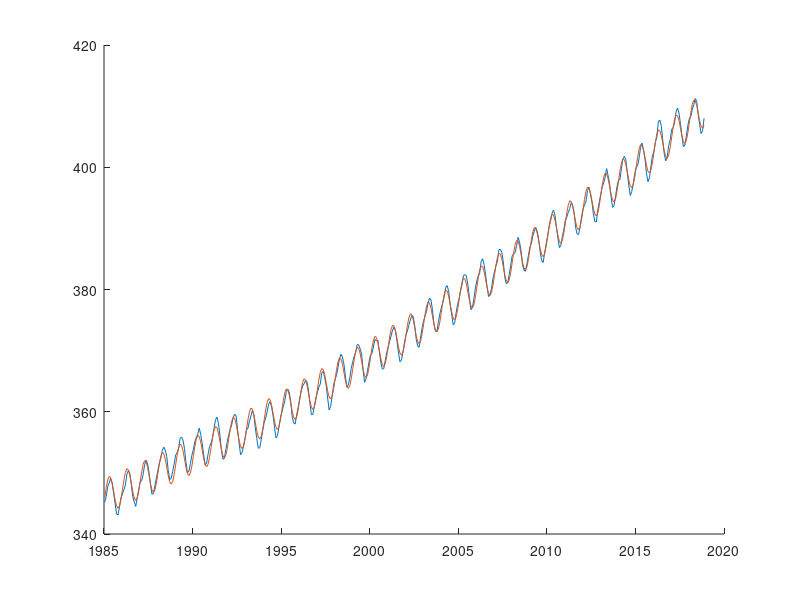

Recreate this plot in MATLAB.
% extract information from file
fid = fopen('data.txt');
tline = fgetl(fid);
x = zeros(1,1);
y = zeros(1,1);
while ischar(tline)
  dat = sscanf(tline, '%f');
  x = [x; dat(3)];
  y = [y; dat(4)];
  tline = fgetl(fid);
end
n = length(x);
x = x(2:n, :);
y = y(2:n, :);
n = n-1;
fclose(fid);

% construct matrix A for function
% f = @(x) a + b*x + c*x^2 + d*sin(2*pi*x) + e*cos(2*pi*x)
A = ones(n, 5);
for i = 1:n
  A(i,2) = x(i);
  A(i,3) = x(i)^2;
  A(i,4) = sin(2*pi*x(i));
  A(i,5) = cos(2*pi*x(i));
end

% r = [a;b;c;d;e]
r = (A' * A)\(A' * y);

%risanje
hold on
plot(x,y);

f = @(x) r(1) + r(2)*x + r(3)*x^2 + r(4)*sin(2*pi*x) + r(5)*cos(2*pi*x);
fx = zeros(1, n);
for i = 1:n
  fx(i) = f(x(i));
end
plot(x,fx);
hold off